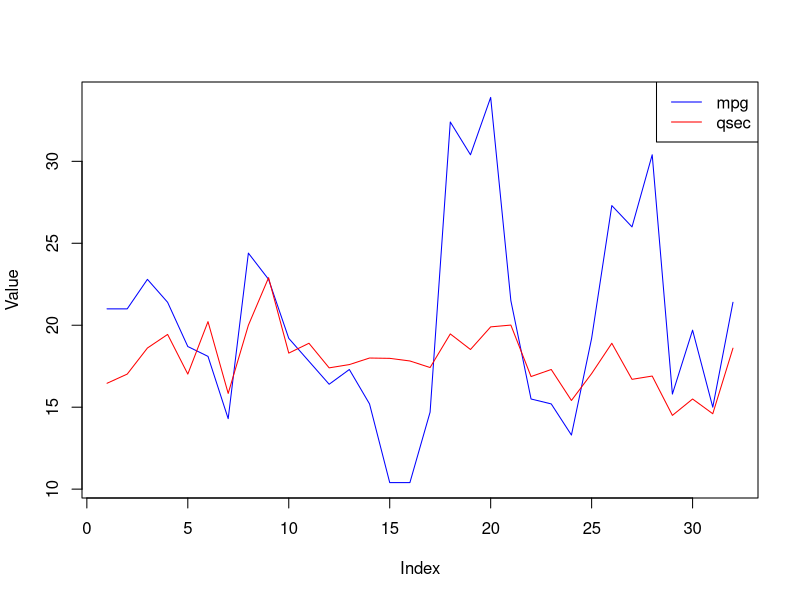

Write R code to recreate this figure.
plot(mtcars$mpg,
     type="l",
     col="blue",
     ylim=range(c(mtcars$mpg,mtcars$qsec)),
     ylab="Value",
     xlab="Index")

lines(mtcars$qsec,
      col="red")

legend("topright",
       legend=c("mpg","qsec"),
       col=c("blue","red"),
       lty=1)
